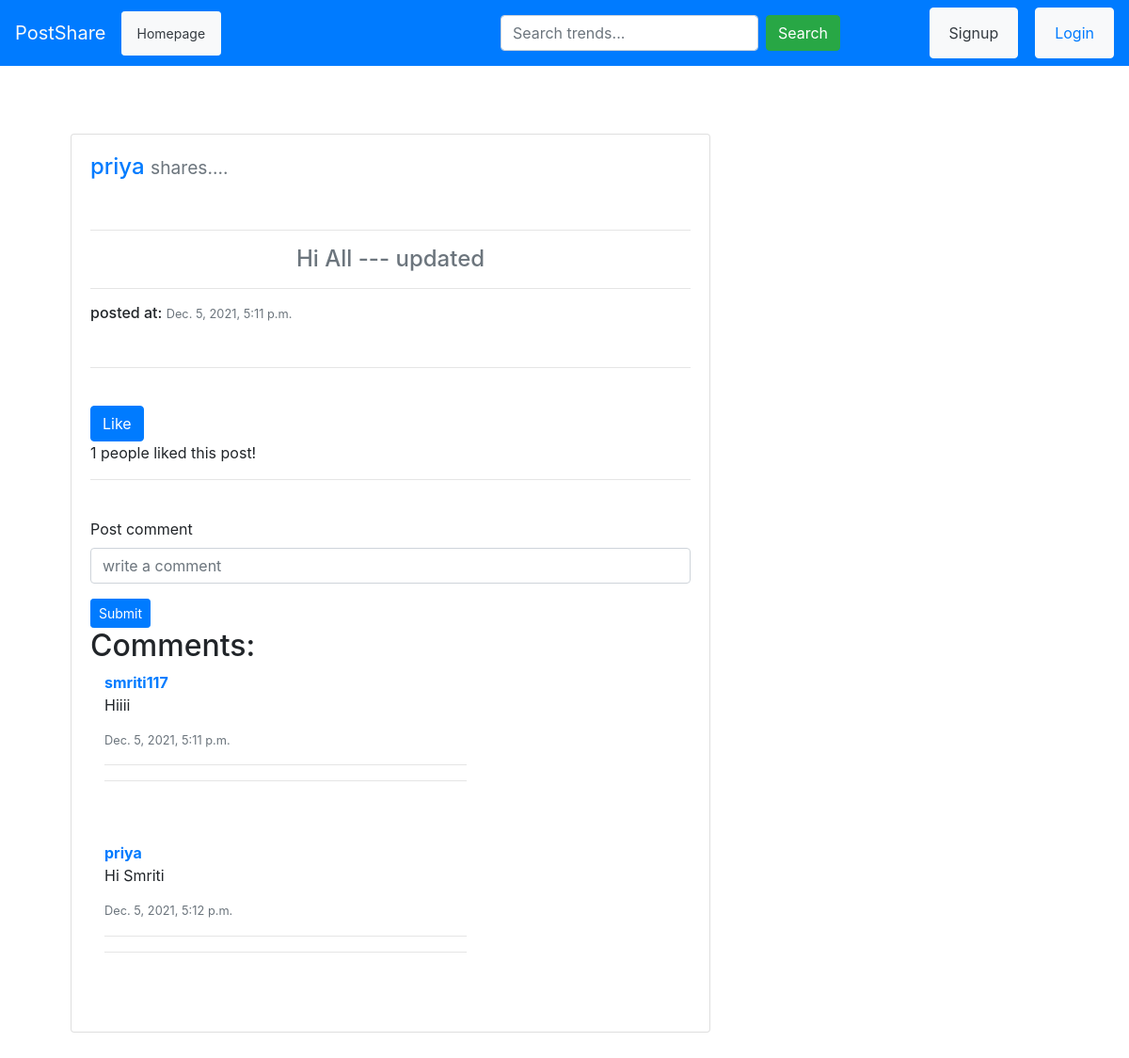
The page /post_detail/4/ on the database its author committed.
### feed/models.py (models this page shows, shortened)
class Post(models.Model):
	content = models.TextField()
	created = models.DateTimeField(auto_now_add=True)
	updated = models.DateTimeField(auto_now=True)
	author  = models.ForeignKey(User,related_name='post' ,on_delete=models.CASCADE)
	slug    = models.SlugField()
	likes   = models.ManyToManyField(User, related_name='blog_post', null=True, blank=True)

class Comment(models.Model):
	post = models.ForeignKey(Post, related_name="comments",on_delete=models.CASCADE)
	user = models.ForeignKey(User, on_delete=models.CASCADE)
	dt_posted = models.DateTimeField(auto_now=True)
	comments = models.TextField()
	parent = models.ForeignKey('self',max_length=255, on_delete=models.CASCADE,null=True,blank=True)

### feed/views.py (the view)
# urls.py: path('post_detail/<str:pk>/', views.post_detail, name="post-detail"),
def post_detail(request,pk):
	post_detail = Post.objects.get(id=pk)
	liked = False
	if post_detail.likes.filter(id=request.user.id):
		liked =True
	return render(request, "feed/post_detail.html", {'post_detail':post_detail,'liked':liked})

### feed/templates/feed/post_detail.html (shortened to what this page needs)
{% extends "users/layout.html" %}
{% block content %}
<div class="container">
	<br><br>&nbsp;&nbsp;&nbsp;&nbsp;&nbsp;
	<div class="col-md-8">
		<div class="container">
			<div class="card">
				<div class="card-body">
				<p class="card-title h4 text-primary">
					{{ post_detail.author.username }}
				<small class="text-muted ">shares....</small>
				</p>
				<br><hr>
				<p class="h4 text-secondary text-center"> {{ post_detail.content }} </p><hr>
				<p class="h6">posted at: <small class="text-muted ">{{ post_detail.created }} </small></p>
				<br><hr><br>
				<form method="POST" action="{% url 'feed:like_post' post_detail.id %}">
					{% if liked %}
					<button class="btn btn-success"type="submit" name="post_id" value="{{ post_detail.id}}">
						You Liked!
					</button>
					{% else %}
					<button class="btn btn-primary"type="submit" name="post_id" value="{{ post_detail.id}}">
						Like
					</button>
					{% endif %}
				</form>
				<span>{{ post_detail.likes.count }} people liked this post!</span>
				<br><hr><br>
				<form method="POST" action="{% url 'feed:comment' post_detail.id %}">
					<div class="form-group">
						<label for="exampleInputEmail">Post comment </label>
						<input type="text"class="form-control" name="comment"  placeholder="write a comment">
					</div>
					<button type="submit" class="btn btn-sm btn-primary">Submit</button>
				</form>
				<h2>Comments:</h2>
				{% if not post_detail.comments.all %}
				<p class="text-muted">No comments..be the first one to write a comment!</p>
				{% else %}
					{% for comment in post_detail.comments.all %}
						{% if comment.parent %}
							<div class="container text-right">
							<strong><a href="#">        {{ comment.user.username }}</a></strong><br>
							<p class="text-right">       {{ comment.comments }}</p>
							<p class="text-right">       {{ comment.comments.parent }}</p>
							<p class="small text-muted">{{ comment.dt_posted}}</p><hr>
							</div>
						{% else %}
							<div class="row">
								<div class="col-md-8">
									<div class="container">
										<strong><a href="#">        {{ comment.user.username }}</a></strong><br>
										<p class="text-left">       {{ comment.comments }}</p>
										<p class="small text-muted">{{ comment.dt_posted}}</p><hr>
										<hr><br><br>
									</div>
								</div>
								<div class="col-md-4"></div>
							</div>
						{% endif %}
					{% endfor %}
				{% endif %}
				</div>
			</div>
			<br><br><br><br>
		</div>
	</div>
</div>
{% endblock %}

### rows shown on the page
Post: author.username "priya", content "Hi All --- updated", created "Dec. 5, 2021, 5:11 p.m.", likes.count "1"
Comment: user.username "smriti117", comments "Hiiii", dt_posted "Dec. 5, 2021, 5:11 p.m."
Comment: user.username "priya", comments "Hi Smriti", dt_posted "Dec. 5, 2021, 5:12 p.m."
